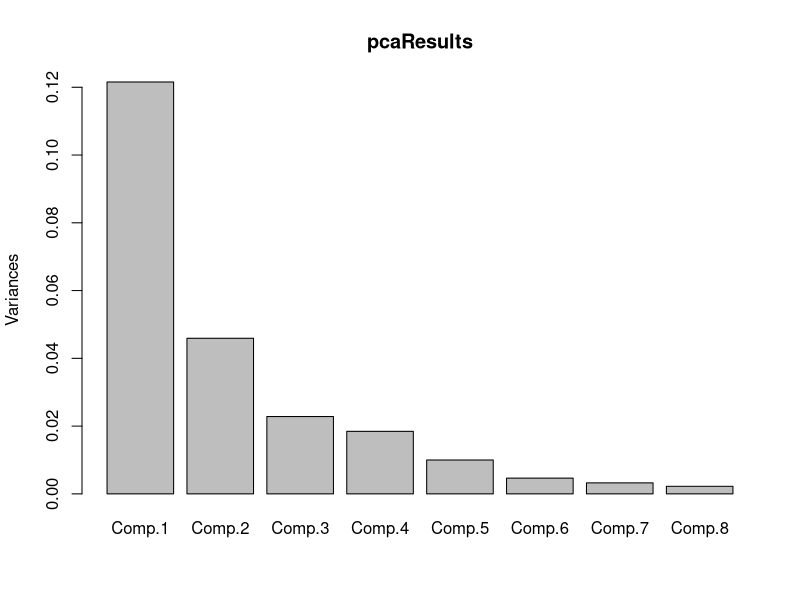
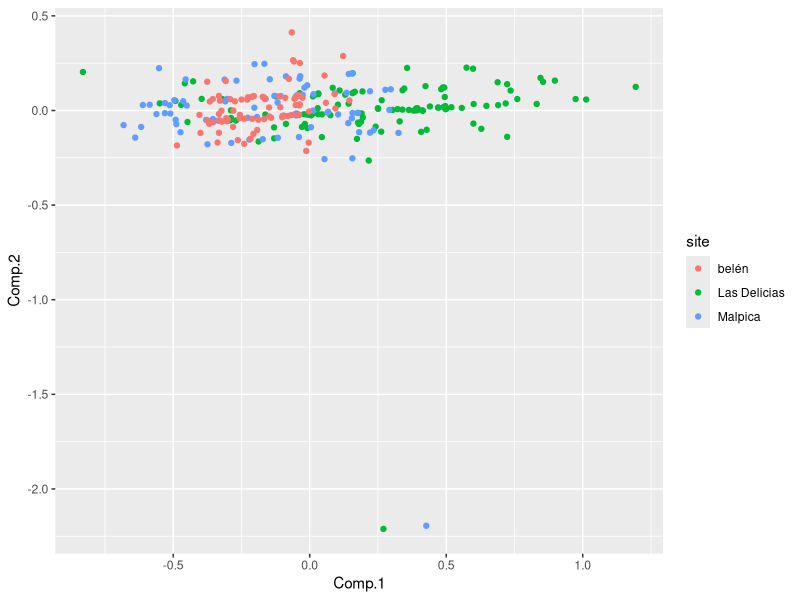
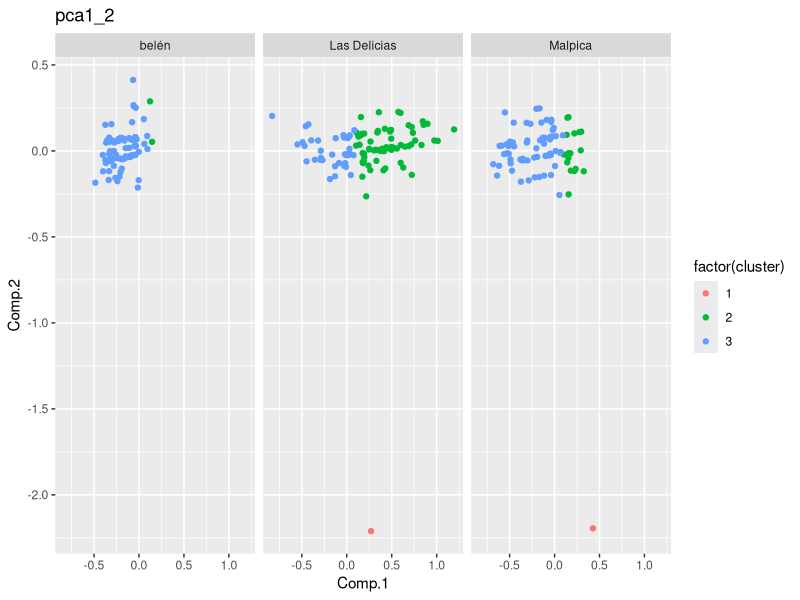
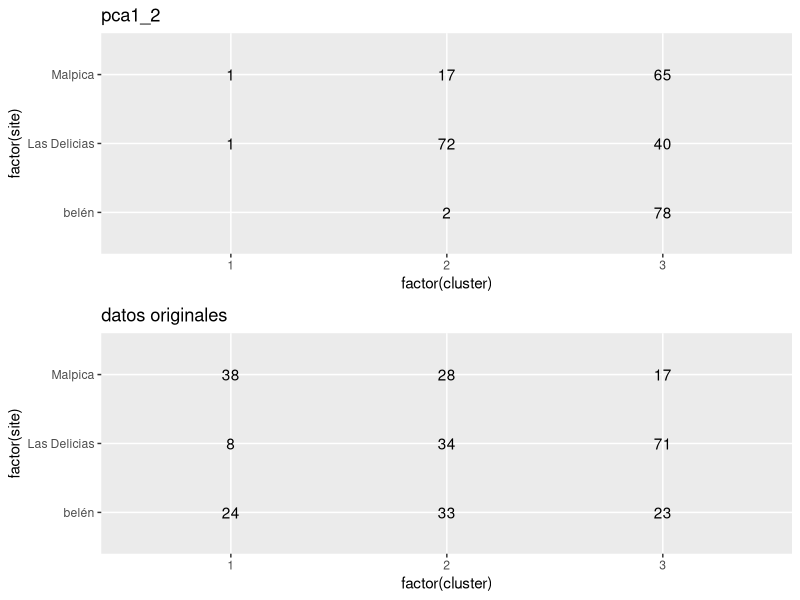

Write R code to recreate these figures, in order. (Note: this script raises an error after producing the figures.)
library(ggplot2)
library(gridExtra)    
library(plyr)
library(MASS)
library(caret)



myData <- read.csv('all.csv', header=T, sep=";")
# only type 2
myData <- subset(myData, TYPE=="2")
# keep just 8 measures and site
myData <- myData[,5:13]


######### EDA #####################
#ggplot(myData, aes(x=exterior_diam, y=rim_w, colour=site)) + geom_point()
# ggplot(myData, aes(x=exterior_diam, fill=site)) + geom_bar() + facet_wrap(~site, ncol=1)
# ggplot(myData, aes(x=rim_w_2, y=protruding_rim, colour=site)) + geom_point() + facet_wrap(~site)

########## PCA #####################

# compute PCA with data transformed to logarithmic to get rid of orders of magnitude
logData <- log(myData[,1:8])
pcaResults <- princomp(logData, center=T, scale=T)

# plot to check the relevance of the first 2 PC'S
plot(pcaResults)

# get the scores of the data
pcaValues <- as.data.frame(pcaResults$scores)
# put type in pcaValues
pcaValues$site <- myData$site

ggplot(pcaValues, aes(x=Comp.1, y=Comp.2, col=site)) + geom_point()

# K-means con PCA Values
measures <- pcaValues[,1:2]
# 3 sites
numGroups = 3
myKMeans <- kmeans(measures,numGroups)

amphKMean <- pcaValues
amphKMean$cluster <- myKMeans$cluster
ggplot(amphKMean, aes(x=Comp.1, y=Comp.2, colour=factor(cluster))) + geom_point() + facet_grid(~site) + ggtitle("pca1_2")

amphKMeanCountPCA <- count(amphKMean, vars=c('site','cluster'))

g1 <- ggplot(amphKMeanCountPCA, aes(y=factor(site), x=factor(cluster), label=freq)) + geom_text() + ggtitle("pca1_2")

# K-means con datos originales
measures2 <- myData[,1:8]
numGroups = 3
myKMeans <- kmeans(measures2,numGroups)

amphKMean <- myData 
amphKMean$cluster <- myKMeans$cluster
amphKMeanCountStd <- count(amphKMean, vars=c('site','cluster'))

g2 <- ggplot(amphKMeanCountStd, aes(y=factor(site), x=factor(cluster), label=freq)) + geom_text() + ggtitle("datos originales")
grid.arrange(g1,g2)

############ Discriminant Analysis  ############################

sampleSize = min(count(myData,'site')$freq)

amph1 <- subset(myData, site=="Las Delicias")
sample1 <- amph1[sample(nrow(amph1), sampleSize),]
amph2 <- subset(myData, site=="Malpica")
sample2 <- amph2[sample(nrow(amph2), sampleSize),]
amph3 <- subset(myData, site=="belén")
sample3 <- amph3[sample(nrow(amph3), sampleSize),]

sample <- rbind(sample1,sample2)
sample <- rbind(sample, sample3)

logDataSample <- log(sample[,1:8])
pcaResultsSample <- princomp(logDataSample, center=T, scale=T)

# plot to check the relevance of the first 2 PC'S
#plot(pcaResultsSample)

# get the scores of the data
pcaValuesSample <- as.data.frame(pcaResultsSample$scores)
# put type in pcaValues
pcaValuesSample$site <- sample$site

amphDA <- qda(site~Comp.1+Comp.2, data=pcaValuesSample, prior=c(1,1,1)/3)
predQda <- predict(amphDA, pcaValuesSample)
    
sample$probDelicias<- predQda$posterior[,"Las Delicias"]
sample$probMalpica <- predQda$posterior[,"Malpica"]
sample$probBelen <- predQda$posterior[,"belén"]
pcaValuesSample$class <- predQda$class

#g1 <- ggplot(pcaValuesSample, aes(x=Comp.1, y=Comp.2, colour=factor(class))) + geom_point() + facet_grid(~site) + ggtitle("pca1_2")

#ggplot(pcaValuesSample, aes(x=Comp.1, y=Comp.2, col=interaction(site,class), label=site)) + geom_text(size=5) + theme_bw() + theme(legend.position="top")
confusionMatrix(pcaValuesSample$class, pcaValuesSample$site)

correct <- subset(pcaValuesSample, site==class)
incorrect <- subset(pcaValuesSample, site!=class)
correct$predict <- "pred. correcta"
incorrect$predict <- "pred. incorrecta"

result <- rbind(correct, incorrect)
result <- subset(result, Comp.1>-1.2)
result <- subset(result, Comp.2>-2.1)


svg('puntitos.svg', width=15, height=8)    
ggplot(result, aes(x=Comp.1, y=Comp.2, col=site)) + geom_point(size=3) + facet_wrap(~predict, ncol=2) + ggtitle('resultado PCA+DA')
        
dev.off()


svg('fig_dist.svg', width=10, height=10)    
ggplot(result, aes(x=Comp.1, y=Comp.2)) + geom_density2d(aes(col=site), alpha=0.3) + geom_point(aes(col=site), size=2) + facet_wrap(~site, ncol=1) + theme(legend.position='none')
dev.off()

